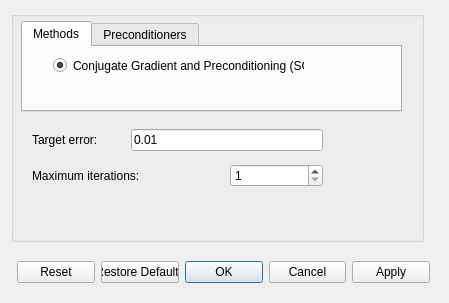
<?xml version="1.0" encoding="UTF-8"?>
<ui version="4.0">
 <class>SolveLinearSystem</class>
 <widget class="QDialog" name="SolveLinearSystem">
  <property name="geometry">
   <rect>
    <x>0</x>
    <y>0</y>
    <width>449</width>
    <height>303</height>
   </rect>
  </property>
  <property name="sizePolicy">
   <sizepolicy hsizetype="Fixed" vsizetype="Fixed">
    <horstretch>0</horstretch>
    <verstretch>0</verstretch>
   </sizepolicy>
  </property>
  <property name="minimumSize">
   <size>
    <width>449</width>
    <height>303</height>
   </size>
  </property>
  <property name="windowTitle">
   <string>Dialog</string>
  </property>
  <widget class="QDialogButtonBox" name="buttonBox">
   <property name="geometry">
    <rect>
     <x>17</x>
     <y>261</y>
     <width>413</width>
     <height>23</height>
    </rect>
   </property>
   <property name="orientation">
    <enum>Qt::Horizontal</enum>
   </property>
   <property name="standardButtons">
    <set>QDialogButtonBox::Apply|QDialogButtonBox::Cancel|QDialogButtonBox::Ok|QDialogButtonBox::Reset|QDialogButtonBox::RestoreDefaults</set>
   </property>
   <property name="centerButtons">
    <bool>false</bool>
   </property>
  </widget>
  <widget class="QGroupBox" name="groupBox">
   <property name="geometry">
    <rect>
     <x>11</x>
     <y>11</y>
     <width>413</width>
     <height>231</height>
    </rect>
   </property>
   <property name="title">
    <string/>
   </property>
   <widget class="QTabWidget" name="tabWidget">
    <property name="geometry">
     <rect>
      <x>10</x>
      <y>10</y>
      <width>381</width>
      <height>91</height>
     </rect>
    </property>
    <property name="currentIndex">
     <number>0</number>
    </property>
    <widget class="QWidget" name="tab">
     <attribute name="title">
      <string>Methods</string>
     </attribute>
     <widget class="QRadioButton" name="radioButton">
      <property name="geometry">
       <rect>
        <x>30</x>
        <y>10</y>
        <width>251</width>
        <height>17</height>
       </rect>
      </property>
      <property name="text">
       <string>Conjugate Gradient and Preconditioning (SCI)</string>
      </property>
      <property name="checked">
       <bool>true</bool>
      </property>
     </widget>
    </widget>
    <widget class="QWidget" name="tab_2">
     <attribute name="title">
      <string>Preconditioners</string>
     </attribute>
     <widget class="QWidget" name="">
      <property name="geometry">
       <rect>
        <x>20</x>
        <y>10</y>
        <width>111</width>
        <height>51</height>
       </rect>
      </property>
      <layout class="QGridLayout" name="gridLayout_2">
       <item row="0" column="0">
        <widget class="QRadioButton" name="radioButton_2">
         <property name="text">
          <string>Jacobi</string>
         </property>
         <property name="checked">
          <bool>true</bool>
         </property>
        </widget>
       </item>
       <item row="1" column="0">
        <widget class="QRadioButton" name="radioButton_3">
         <property name="enabled">
          <bool>false</bool>
         </property>
         <property name="text">
          <string>None</string>
         </property>
         <property name="checkable">
          <bool>true</bool>
         </property>
        </widget>
       </item>
      </layout>
     </widget>
    </widget>
   </widget>
   <widget class="QWidget" name="layoutWidget">
    <property name="geometry">
     <rect>
      <x>21</x>
      <y>111</y>
      <width>291</width>
      <height>74</height>
     </rect>
    </property>
    <layout class="QGridLayout" name="gridLayout">
     <item row="0" column="0">
      <widget class="QLabel" name="label">
       <property name="text">
        <string>Target error:</string>
       </property>
      </widget>
     </item>
     <item row="0" column="1" colspan="2">
      <widget class="QLineEdit" name="targetErrorLineEdit_">
       <property name="text">
        <string>0.01</string>
       </property>
      </widget>
     </item>
     <item row="1" column="0" colspan="2">
      <widget class="QLabel" name="label_2">
       <property name="text">
        <string>Maximum iterations:</string>
       </property>
      </widget>
     </item>
     <item row="1" column="2">
      <widget class="QSpinBox" name="maxIterationsSpinBox_">
       <property name="minimum">
        <number>1</number>
       </property>
       <property name="maximum">
        <number>100000</number>
       </property>
      </widget>
     </item>
    </layout>
   </widget>
  </widget>
 </widget>
 <resources/>
 <connections>
  <connection>
   <sender>buttonBox</sender>
   <signal>accepted()</signal>
   <receiver>SolveLinearSystem</receiver>
   <slot>accept()</slot>
   <hints>
    <hint type="sourcelabel">
     <x>248</x>
     <y>254</y>
    </hint>
    <hint type="destinationlabel">
     <x>157</x>
     <y>274</y>
    </hint>
   </hints>
  </connection>
  <connection>
   <sender>buttonBox</sender>
   <signal>rejected()</signal>
   <receiver>SolveLinearSystem</receiver>
   <slot>reject()</slot>
   <hints>
    <hint type="sourcelabel">
     <x>316</x>
     <y>260</y>
    </hint>
    <hint type="destinationlabel">
     <x>286</x>
     <y>274</y>
    </hint>
   </hints>
  </connection>
 </connections>
</ui>
